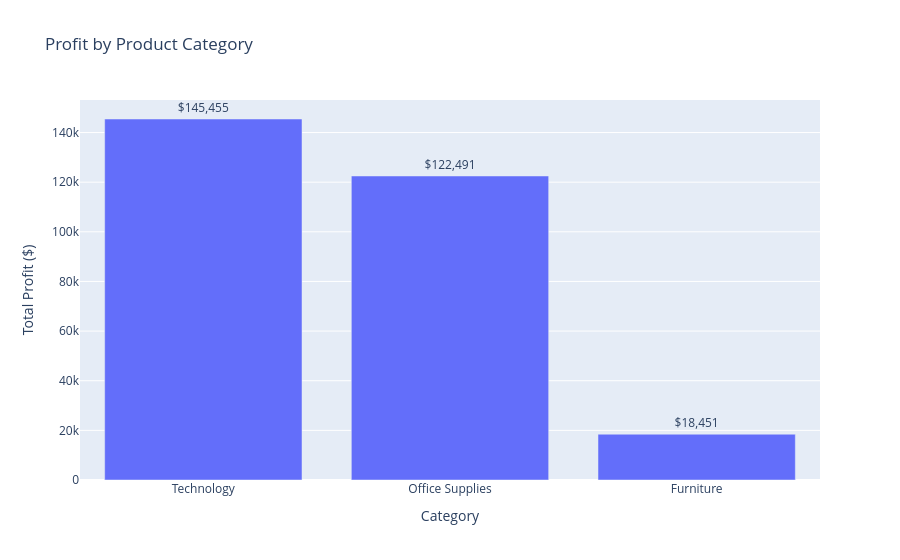

Here is the notebook cell this chart was saved with:
### Markdown cell above
## Category profitability

### Code cell
fig = px.bar(
    category_df,
    x="category",
    y="profit",
    text="profit",
    title="Profit by Product Category"
)

fig.update_traces(
    texttemplate="$%{text:,.0f}",
    textposition="outside"
)

fig.update_layout(
    yaxis_title="Total Profit ($)",
    xaxis_title="Category"
)

fig.show()

### Figure 1 — Plotly figure (JSON) as saved in the notebook; plotly's stock layout.template omitted (floating-point values rounded to 4 significant figures)
{"data": [{"hovertemplate": "category=%{x}<br>profit=%{text}<extra></extra>", "legendgroup": "", "marker": {"color": "#636efa", "pattern": {"shape": ""}}, "name": "", "orientation": "v", "showlegend": false, "text": [145500.0, 122500.0, 18450.0], "textposition": "outside", "texttemplate": "$%{text:,.0f}", "type": "bar", "x": ["Technology", "Office Supplies", "Furniture"], "xaxis": "x", "y": [145500.0, 122500.0, 18450.0], "yaxis": "y"}], "layout": {"barmode": "relative", "legend": {"tracegroupgap": 0}, "title": {"text": "Profit by Product Category"}, "xaxis": {"anchor": "y", "domain": [0, 1], "title": {"text": "Category"}}, "yaxis": {"anchor": "x", "domain": [0, 1], "title": {"text": "Total Profit ($)"}}}}
